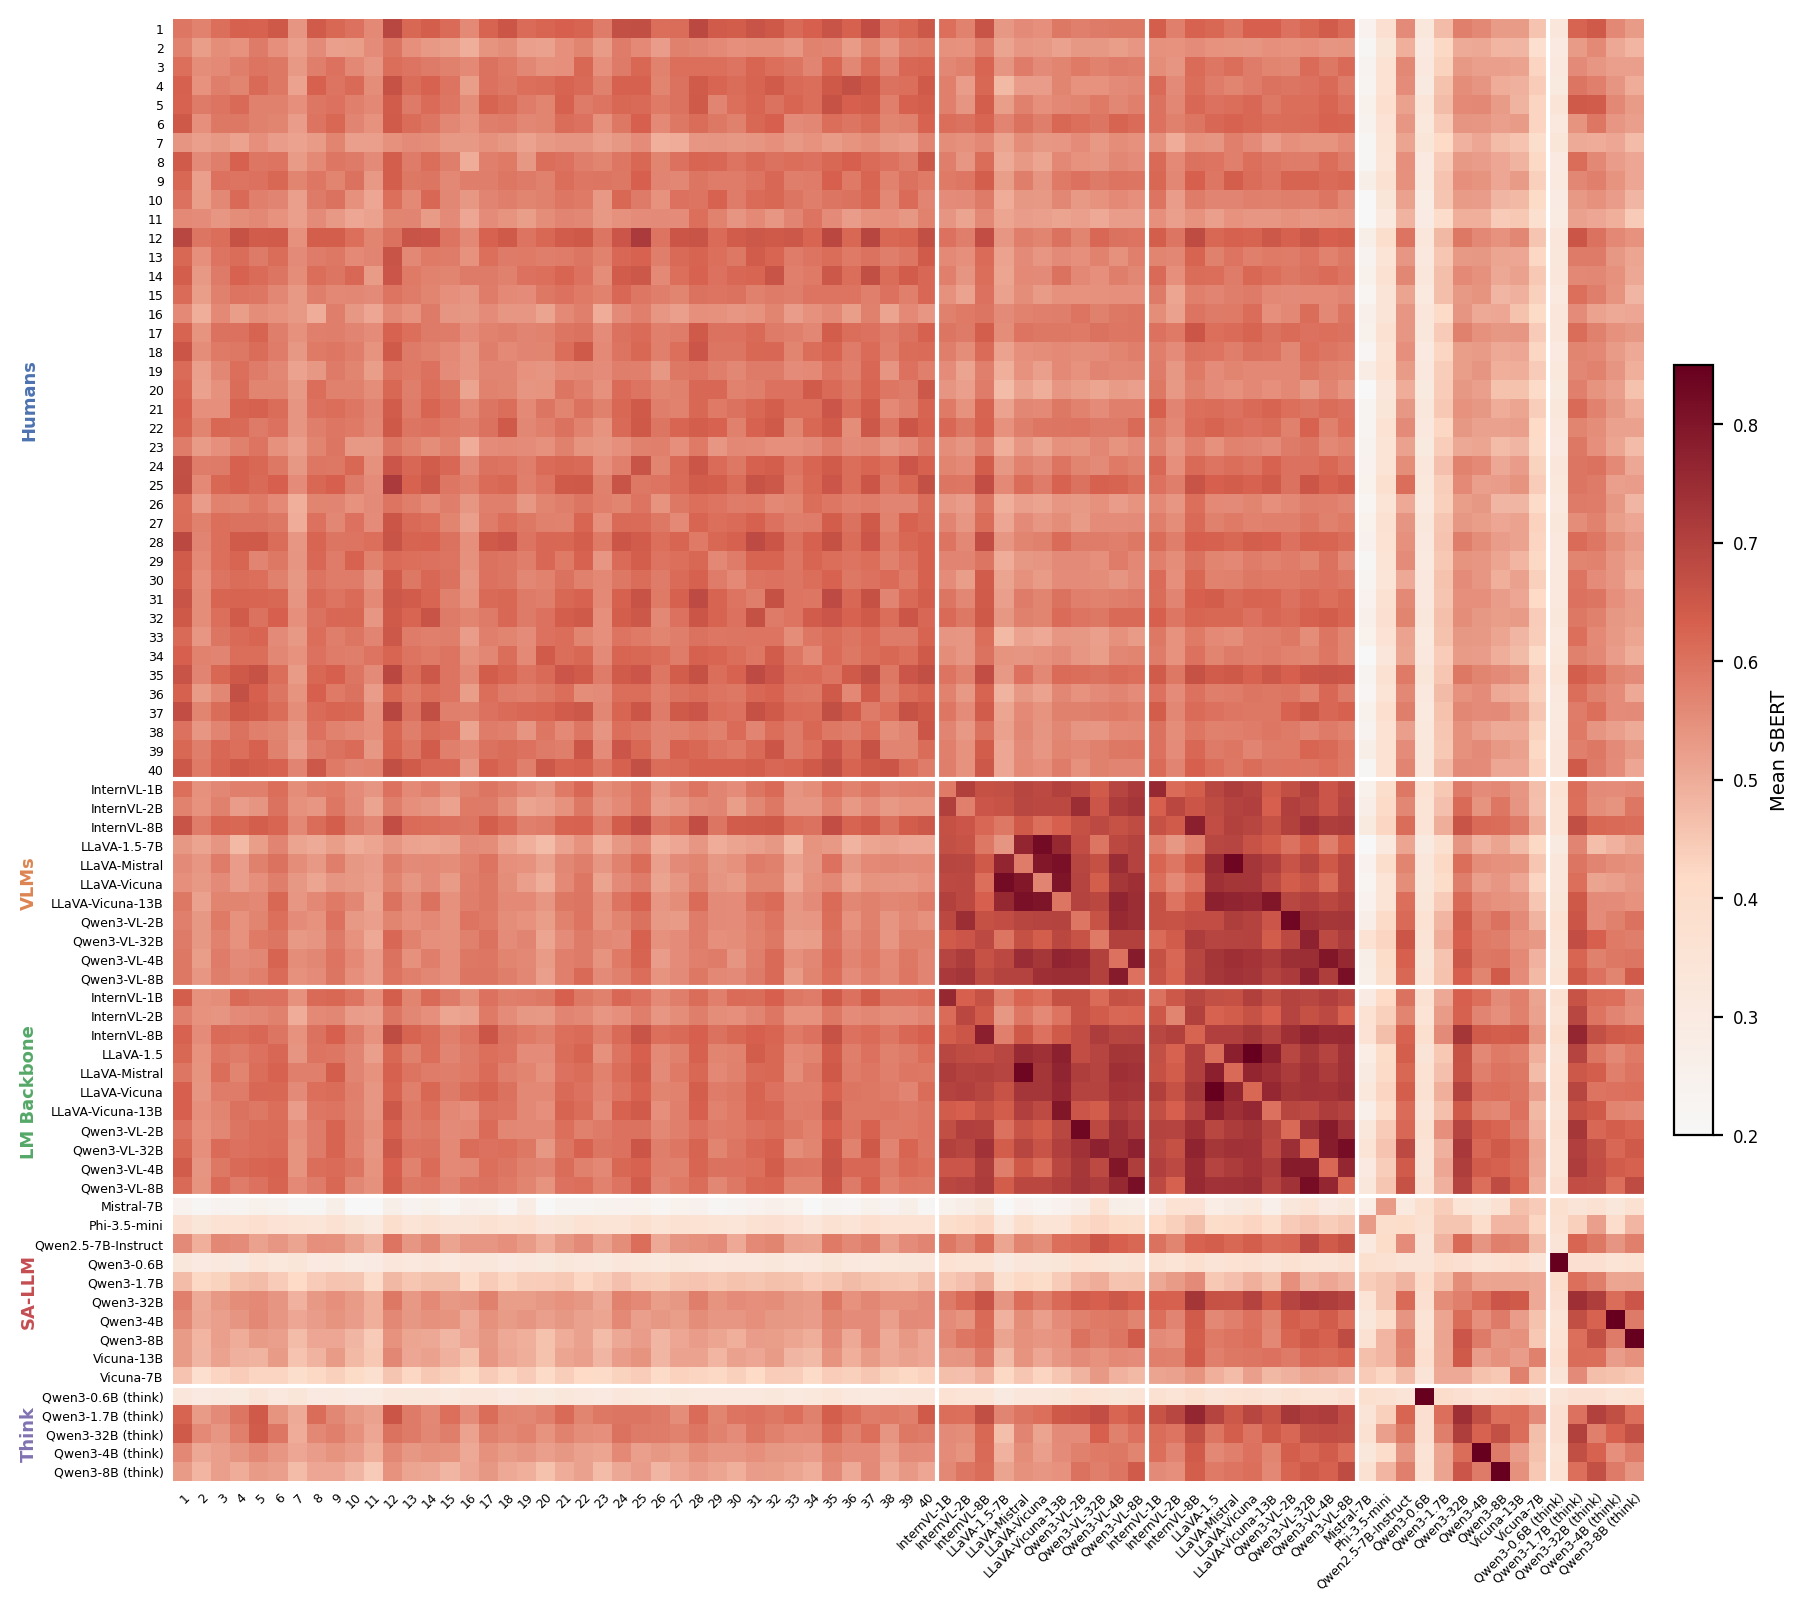

Here is the Python script that generated this plot:
"""
Subject×subject mean SBERT matrix (variant C, instruction-blind, abstention-filtered).

Rows and columns = all 77 subjects (40 humans + 37 models), ordered by group.
Cell value = mean pairwise SBERT across all 113 questions for that subject pair.
The diagonal (self-pairs) is filled with the within-subject mean SBERT
(mean over all HH/HM/MM pairs involving that subject, averaged with its partner).

Output: figures/hh/subject_correlation_matrix.png
        latex/AAAI2026/LaTeX/figures/subject_correlation_matrix.png
"""
from __future__ import annotations

import shutil
import sys
from pathlib import Path

import matplotlib.pyplot as plt
import numpy as np
import pandas as pd
from matplotlib.colors import LinearSegmentedColormap

ROOT = Path(__file__).resolve().parents[2]
sys.path.insert(0, str(ROOT))

EXPORTS  = ROOT / "analysis" / "session2" / "exports"
OUT_DIR  = ROOT / "figures" / "hh"
LATEX_DIR = ROOT / "latex" / "AAAI2026" / "LaTeX" / "figures"
LATEX_DIR.mkdir(parents=True, exist_ok=True)

# ── group ordering and display labels ────────────────────────────────────────
GROUP_ORDER = [
    "human",
    "VLM",
    "VLM backbone decoder",
    "standalone LLM",
    "standalone LLM (think)",
]
GROUP_LABELS = {
    "human":                    "Humans",
    "VLM":                      "VLMs",
    "VLM backbone decoder":     "LM Backbone",
    "standalone LLM":           "SA-LLM",
    "standalone LLM (think)":   "Think",
}
GROUP_COLORS = {
    "human":                    "#4C72B0",
    "VLM":                      "#DD8452",
    "VLM backbone decoder":     "#55A868",
    "standalone LLM":           "#C44E52",
    "standalone LLM (think)":   "#8172B2",
}

# ── load variant C, abstention-filtered pair cache ───────────────────────────
pc = pd.read_parquet(EXPORTS / "pair_cache_cleaned.parquet")
pc = pc[pc["variant"] == "C"].copy()

# build subject→group lookup
s1 = pc[["subject_1", "subject_group_1"]].rename(columns={"subject_1": "subject", "subject_group_1": "group"})
s2 = pc[["subject_2", "subject_group_2"]].rename(columns={"subject_2": "subject", "subject_group_2": "group"})
subj_meta = pd.concat([s1, s2]).drop_duplicates().set_index("subject")["group"].to_dict()

# sort subjects: group order, then alphabetical within group
def sort_key(s):
    g = subj_meta.get(s, "z")
    return (GROUP_ORDER.index(g) if g in GROUP_ORDER else 99, s)

all_subjects = sorted(subj_meta.keys(), key=sort_key)
n = len(all_subjects)
idx = {s: i for i, s in enumerate(all_subjects)}

# ── build per-subject display labels ─────────────────────────────────────────
human_counter = 0
display_labels: list[str] = []
for s in all_subjects:
    g = subj_meta.get(s, "")
    if g == "human":
        human_counter += 1
        display_labels.append(str(human_counter))
    elif g == "VLM backbone decoder":
        # strip trailing " (LM)" suffix
        display_labels.append(s.replace(" (LM)", ""))
    else:
        display_labels.append(s)

# ── build mean SBERT matrix ───────────────────────────────────────────────────
mat = np.full((n, n), np.nan)

means = (
    pc.groupby(["subject_1", "subject_2"])["sbert_score"]
    .mean()
    .reset_index()
)

for _, row in means.iterrows():
    i = idx.get(row["subject_1"])
    j = idx.get(row["subject_2"])
    if i is not None and j is not None:
        mat[i, j] = row["sbert_score"]
        mat[j, i] = row["sbert_score"]   # symmetric

# diagonal: mean of all pairs involving this subject
for s, i in idx.items():
    vals = mat[i, :].copy()
    vals[i] = np.nan
    mat[i, i] = np.nanmean(vals)

# ── figure ────────────────────────────────────────────────────────────────────
plt.rcParams.update({
    "font.size": 5,
    "axes.labelsize": 7,
    "xtick.labelsize": 5,
    "ytick.labelsize": 5,
})

fig, ax = plt.subplots(figsize=(9.0, 8.0))

cmap = LinearSegmentedColormap.from_list(
    "sbert_heat", ["#f7f7f7", "#fddbc7", "#d6604d", "#67001f"], N=256
)
im = ax.imshow(mat, cmap=cmap, vmin=0.2, vmax=0.85, aspect="auto")

# ── group boundary lines ──────────────────────────────────────────────────────
group_spans: dict[str, tuple[int, int]] = {}
for g in GROUP_ORDER:
    members = [s for s in all_subjects if subj_meta.get(s) == g]
    if members:
        lo = idx[members[0]]
        hi = idx[members[-1]]
        group_spans[g] = (lo, hi)

# draw boundary lines between groups
for g in GROUP_ORDER[:-1]:
    if g in group_spans:
        boundary = group_spans[g][1] + 0.5
        ax.axhline(boundary, color="white", lw=1.5)
        ax.axvline(boundary, color="white", lw=1.5)

# ── individual tick labels ────────────────────────────────────────────────────
tick_positions = list(range(n))

# x-axis: angled labels leaning left
ax.set_xticks(tick_positions)
ax.set_xticklabels(display_labels, rotation=45, fontsize=4.5, ha="right", rotation_mode="anchor")

# y-axis: horizontal labels
ax.set_yticks(tick_positions)
ax.set_yticklabels(display_labels, fontsize=4.5)

# ── vertical group label annotations on left side only ───────────────────────
for g in GROUP_ORDER:
    if g not in group_spans:
        continue
    lo, hi = group_spans[g]
    mid = (lo + hi) / 2
    label = GROUP_LABELS[g]
    color = GROUP_COLORS[g]
    ax.annotate(
        label, xy=(0, mid), xycoords=("axes fraction", "data"),
        xytext=(-52, 0), textcoords="offset points",
        ha="center", va="center", fontsize=6.5, fontweight="bold", color=color,
        rotation=90, annotation_clip=False,
    )

ax.set_xlim(-0.5, n - 0.5)
ax.set_ylim(n - 0.5, -0.5)
ax.tick_params(length=0)
for spine in ax.spines.values():
    spine.set_visible(False)

cbar = fig.colorbar(im, ax=ax, fraction=0.025, pad=0.02)
cbar.set_label("Mean SBERT", fontsize=7)
cbar.ax.tick_params(labelsize=6)

plt.tight_layout()

out = OUT_DIR / "subject_correlation_matrix.png"
fig.savefig(out, dpi=200, bbox_inches="tight")
shutil.copy(out, LATEX_DIR / "subject_correlation_matrix.png")
plt.close(fig)
print(f"Saved: {out}")
print(f"Copied to: {LATEX_DIR / 'subject_correlation_matrix.png'}")
